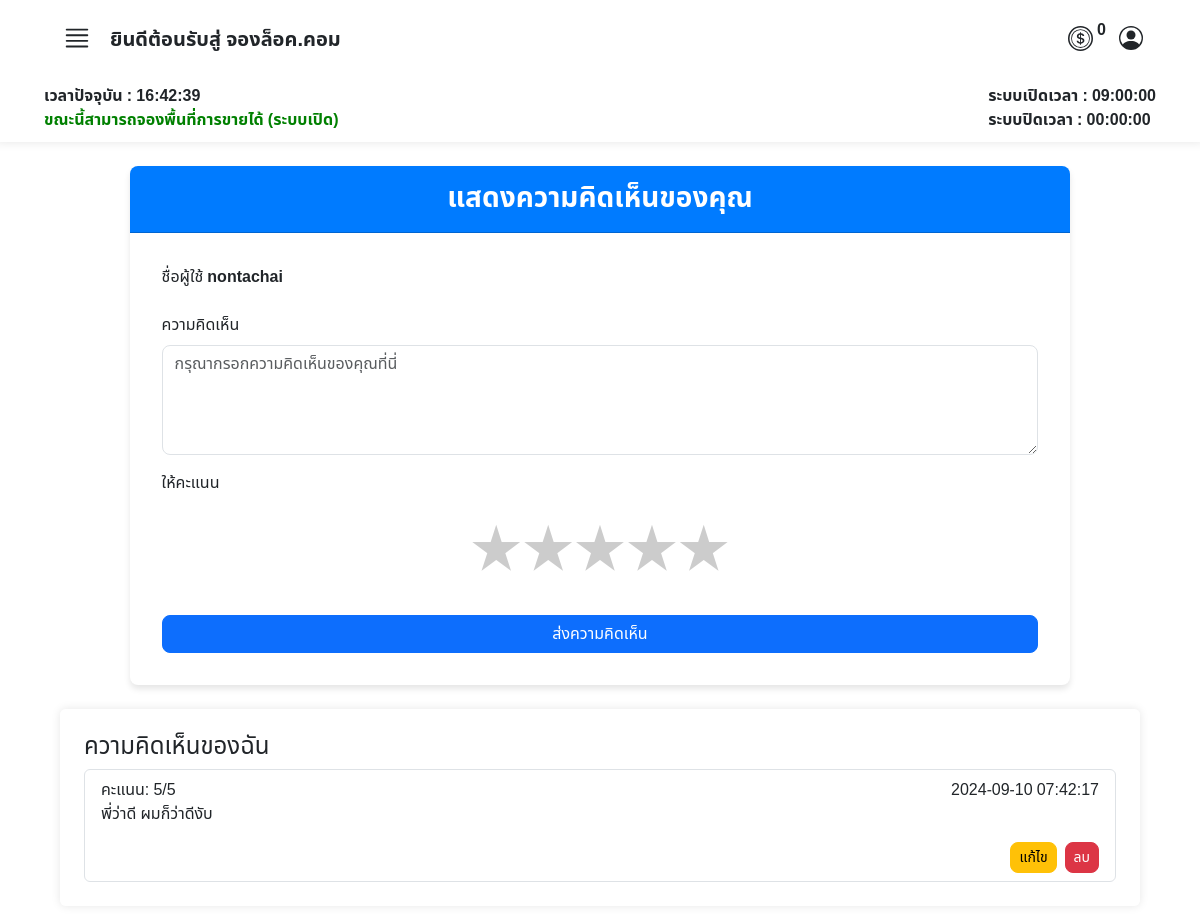
Page /user/comment_page.php (signed in) on the committed database.
### tables this page shows
CREATE TABLE `tbl_user` (
  `user_id` int(6) UNSIGNED ZEROFILL NOT NULL COMMENT 'รหัสลูกค้า',
  `prefix` enum('นาย','นาง','นางสาว') NOT NULL COMMENT 'คำนำหน้าชื่อ',
  `firstname` varchar(255) NOT NULL COMMENT 'ชื่อ',
  `lastname` varchar(255) NOT NULL COMMENT 'นามสกุล',
  `tel` varchar(11) NOT NULL COMMENT 'เบอร์โทรศัพท์',
  `email` varchar(255) NOT NULL COMMENT 'อีเมลล์',
  `username` varchar(255) NOT NULL COMMENT 'ชื่อผู้ใช้',
  `password` varchar(255) NOT NULL COMMENT 'รหัสผ่าน',
  `userrole` int(3) NOT NULL COMMENT '1=ลูกค้า,2=แอดมิน',
  `shop_name` varchar(50) NOT NULL COMMENT 'ชื่อร้านค้า',
  `token` int(11) NOT NULL,
  `last_login` datetime DEFAULT NULL
);

CREATE TABLE `operating_hours` (
  `id` int(11) NOT NULL,
  `opening_time` time NOT NULL,
  `closing_time` time NOT NULL
);

CREATE TABLE `comments` (
  `id` int(11) NOT NULL,
  `user_id` int(6) UNSIGNED NOT NULL,
  `comment` text NOT NULL,
  `rating` int(11) NOT NULL CHECK (`rating` between 1 and 5),
  `created_at` timestamp NOT NULL DEFAULT current_timestamp()
);

### user/comment_page.php (the view, shortened to what this page needs)
<?php
require("../condb.php");
$username = $_SESSION["username"];
?>
<!DOCTYPE html>
<html lang="th">
<head>
    <link href="https://cdn.jsdelivr.net/npm/bootstrap@5.3.3/dist/css/bootstrap.min.css" rel="stylesheet">
    <link rel="stylesheet" href="../asset/css/font.css">
</head>
<body>
    <?php include('./user_nav.php'); ?>
    <div class="mt-4 container-fluid d-flex justify-content-center align-items-center">
        <div class="card" style="width: 80%;">
            <div class="card-header text-center">
                <h3 class="mb-0"><strong>แสดงความคิดเห็นของคุณ</strong></h3>
            </div>
            <div class="card-body">
                <form id="commentForm">
                    <div class="mb-3">
                        <label for="username" class="form-label">ชื่อผู้ใช้ <strong><?php echo htmlspecialchars($username); ?></strong></label>
                    </div>
                    <div class="mb-3">
                        <label for="comment" class="form-label">ความคิดเห็น</label>
                        <textarea class="form-control" id="comment" rows="4" placeholder="กรุณากรอกความคิดเห็นของคุณที่นี่" required></textarea>
                    </div>
                    <div class="mb-3">
                        <label class="form-label">ให้คะแนน</label>
                        <div class="star-rating" id="rating">
                            <span class="star" data-value="1">&#9733;</span>
                            <span class="star" data-value="2">&#9733;</span>
                            <span class="star" data-value="3">&#9733;</span>
                            <span class="star" data-value="4">&#9733;</span>
                            <span class="star" data-value="5">&#9733;</span>
                        </div>
                    </div>
                    <button type="submit" name="submit" class="btn btn-primary w-100">ส่งความคิดเห็น</button>
                </form>
            </div>
        </div>
    </div>
    <?php
    $sql = "SELECT id, comment, rating, created_at FROM comments WHERE user_id = '$user_id' ORDER BY created_at DESC";
    $result = mysqli_query($conn, $sql);
    ?>
    <div class="mt-4 container-fluid  bgcolor p-4 rounded" style="width: 90%;">
        <h4>ความคิดเห็นของฉัน</h4>
        <?php if (mysqli_num_rows($result) > 0): ?>
            <ul class="list-group">
                <?php while ($row = mysqli_fetch_assoc($result)): ?>
                    <li class="list-group-item">
                        <div class="d-flex justify-content-between">
                            <span>คะแนน: <?php echo $row['rating']; ?>/5</span>
                            <span><?php echo $row['created_at']; ?></span>
                        </div>
                        <p><?php echo htmlspecialchars($row['comment']); ?></p>
                        <div class="d-flex justify-content-end">
                            <button class="btn btn-warning btn-sm me-2" data-bs-toggle="modal" data-bs-target="#editCommentModal" onclick="populateEditModal(<?php echo $row['id']; ?>, '<?php echo addslashes($row['comment']); ?>', <?php echo $row['rating']; ?>)">แก้ไข</button>
                            <button class="btn btn-danger btn-sm" onclick="confirmDelete(<?php echo $row['id']; ?>)">ลบ</button>
                        </div>
                    </li>
                <?php endwhile; ?>
            </ul>
        <?php else: ?>
            <p>คุณยังไม่ได้แสดงความคิดเห็น</p>
        <?php endif; ?>
    </div>
</body>
</html>

### user/user_nav.php (shortened to what this page needs)
<nav class="row g-2 bgcolor">
    <div class="col-12 d-flex justify-content-between px-5 py-3">
        <div class="col-4">
            <div class="d-flex align-items-end ">
                <button class="btn" type="button" data-bs-toggle="offcanvas" data-bs-target="#offcanvasWithBothOptions" aria-controls="offcanvasWithBothOptions">
                </button>
                <h5>
                    <strong>ยินดีต้อนรับสู่ จองล็อค.คอม</strong>
                </h5>
            </div>
        </div>
        <div class="d-flex align-items-center ">
            <div class="row  ">
                <div class="col d-flex align-items-center justify-content-center">
                    <p class="ms-1">
                        <strong>
                            <?php
                            $user_id = $_SESSION["user_id"];
                            $stmt = $conn->prepare("SELECT user_id, username, shop_name, tel, email, token,
                                  firstname, lastname, userrole,
                                  CONCAT(prefix, firstname, ' ', lastname) AS fullname
                        FROM market_booking.tbl_user
                        WHERE user_id = ?");
                            $stmt->bind_param("i", $user_id);
                            $stmt->execute();
                            $stmt->bind_result($SQLuser_id, $SQLusername, $SQLshop_name, $SQLtel, $SQLemail, $SQLtoken, $SQLfirstname, $SQLlastname, $SQLuserrole, $SQLfullname);
                            echo htmlspecialchars($SQLtoken);
                            ?>
                        </strong>
                    </p>
                </div>
            </div>
            <button class="btn " type="button" data-bs-toggle="modal" data-bs-target="#ProfileModal">
            </button>
        </div>
    </div>
    <?php
    require("../condb.php");
    $sql_time = "SELECT opening_time, closing_time FROM operating_hours LIMIT 1";
    $result = $conn->query($sql_time);
    $row_time = $result->fetch_assoc();
    $openingTime = $row_time['opening_time'];
    $closingTime = $row_time['closing_time'];
    ?>
    <div class="col-12 d-flex justify-content-between px-5">
        <strong>
            <div id="time"></div>
            <div id="status"></div>
        </strong>
        <strong>
            <div id="opening_time">ระบบเปิดเวลา : <?php echo $openingTime; ?></div>
            <div id="closing_time">ระบบปิดเวลา : <?php echo $closingTime; ?></div>
        </strong>
    </div>
</nav>

### user/comment_page.php (style rules this page uses)
body { background-image: url(../asset/img/img.market2.jpg); width: 100%; height: 100%; background-repeat: repeat; background-size: cover; }
.card { border: none; border-radius: 8px; overflow: hidden; box-shadow: 0 4px 6px rgba(0, 0, 0, 0.1); }
.card-header { background-color: #007bff; color: #fff; padding: 1rem; }
.card-body { padding: 2rem; }
.star-rating { display: flex; justify-content: center; margin-bottom: 1rem; }
.star { font-size: 4rem; color: #ccc; transition: color 0.2s; }
.form-control, .btn { border-radius: 8px; }

### user/user_nav.php (style rules this page uses)
.bgcolor { background-color: rgba(255, 255, 255, 0.9); padding-bottom: 10px; box-shadow: 0 0 10px rgba(0, 0, 0, 0.1); }

### rows in the picture
tbl_user: token "0"
operating_hours: opening_time "09:00:00", closing_time "00:00:00"
comments: rating "5", created_at "2024-09-10 07:42:17", comment "พี่ว่าดี ผมก็ว่าดีงับ"

### other values in the picture
$username "nontachai"
